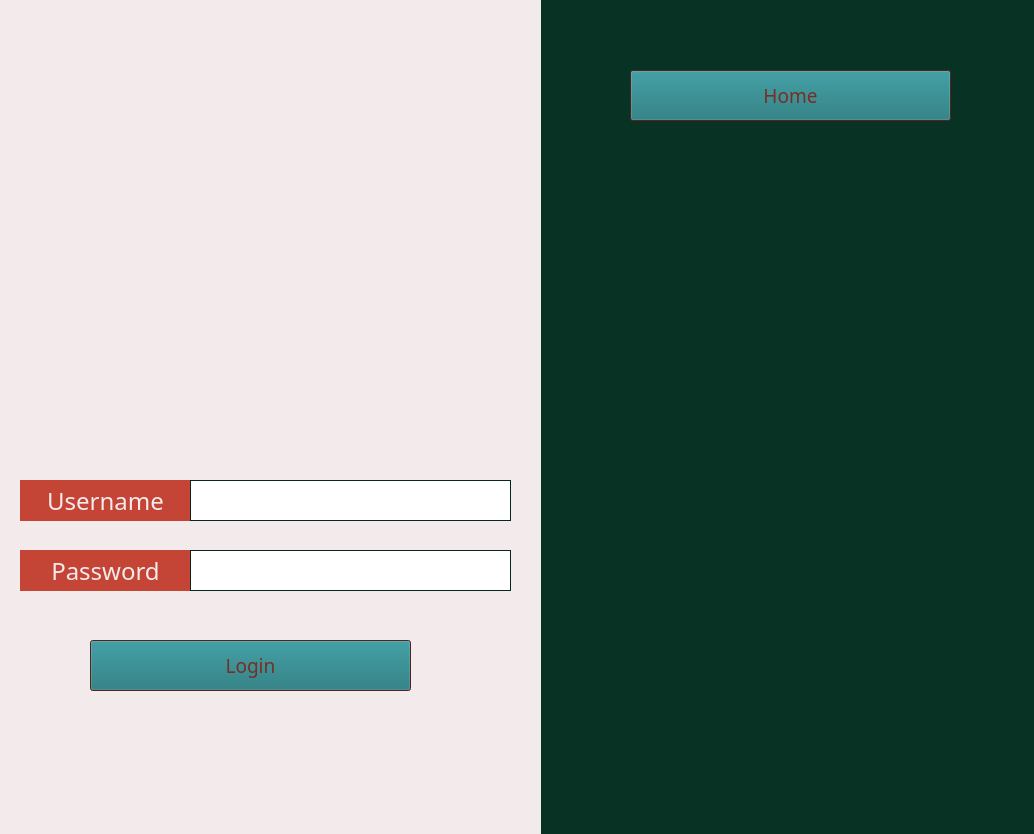
<?xml version="1.0" encoding="UTF-8"?>
<ui version="4.0">
 <class>Form</class>
 <widget class="QWidget" name="Form">
  <property name="geometry">
   <rect>
    <x>0</x>
    <y>0</y>
    <width>1034</width>
    <height>834</height>
   </rect>
  </property>
  <property name="palette">
   <palette>
    <active>
     <colorrole role="Base">
      <brush brushstyle="SolidPattern">
       <color alpha="255">
        <red>255</red>
        <green>255</green>
        <blue>255</blue>
       </color>
      </brush>
     </colorrole>
     <colorrole role="Window">
      <brush brushstyle="SolidPattern">
       <color alpha="255">
        <red>8</red>
        <green>50</green>
        <blue>36</blue>
       </color>
      </brush>
     </colorrole>
    </active>
    <inactive>
     <colorrole role="Base">
      <brush brushstyle="SolidPattern">
       <color alpha="255">
        <red>255</red>
        <green>255</green>
        <blue>255</blue>
       </color>
      </brush>
     </colorrole>
     <colorrole role="Window">
      <brush brushstyle="SolidPattern">
       <color alpha="255">
        <red>8</red>
        <green>50</green>
        <blue>36</blue>
       </color>
      </brush>
     </colorrole>
    </inactive>
    <disabled>
     <colorrole role="Base">
      <brush brushstyle="SolidPattern">
       <color alpha="255">
        <red>8</red>
        <green>50</green>
        <blue>36</blue>
       </color>
      </brush>
     </colorrole>
     <colorrole role="Window">
      <brush brushstyle="SolidPattern">
       <color alpha="255">
        <red>8</red>
        <green>50</green>
        <blue>36</blue>
       </color>
      </brush>
     </colorrole>
    </disabled>
   </palette>
  </property>
  <property name="windowTitle">
   <string>Form</string>
  </property>
  <widget class="QLabel" name="menu2lab">
   <property name="geometry">
    <rect>
     <x>0</x>
     <y>0</y>
     <width>541</width>
     <height>851</height>
    </rect>
   </property>
   <property name="palette">
    <palette>
     <active>
      <colorrole role="WindowText">
       <brush brushstyle="SolidPattern">
        <color alpha="255">
         <red>243</red>
         <green>235</green>
         <blue>235</blue>
        </color>
       </brush>
      </colorrole>
      <colorrole role="Base">
       <brush brushstyle="SolidPattern">
        <color alpha="255">
         <red>255</red>
         <green>255</green>
         <blue>255</blue>
        </color>
       </brush>
      </colorrole>
      <colorrole role="Window">
       <brush brushstyle="SolidPattern">
        <color alpha="255">
         <red>243</red>
         <green>235</green>
         <blue>235</blue>
        </color>
       </brush>
      </colorrole>
     </active>
     <inactive>
      <colorrole role="WindowText">
       <brush brushstyle="SolidPattern">
        <color alpha="255">
         <red>243</red>
         <green>235</green>
         <blue>235</blue>
        </color>
       </brush>
      </colorrole>
      <colorrole role="Base">
       <brush brushstyle="SolidPattern">
        <color alpha="255">
         <red>255</red>
         <green>255</green>
         <blue>255</blue>
        </color>
       </brush>
      </colorrole>
      <colorrole role="Window">
       <brush brushstyle="SolidPattern">
        <color alpha="255">
         <red>243</red>
         <green>235</green>
         <blue>235</blue>
        </color>
       </brush>
      </colorrole>
     </inactive>
     <disabled>
      <colorrole role="WindowText">
       <brush brushstyle="SolidPattern">
        <color alpha="255">
         <red>120</red>
         <green>120</green>
         <blue>120</blue>
        </color>
       </brush>
      </colorrole>
      <colorrole role="Base">
       <brush brushstyle="SolidPattern">
        <color alpha="255">
         <red>243</red>
         <green>235</green>
         <blue>235</blue>
        </color>
       </brush>
      </colorrole>
      <colorrole role="Window">
       <brush brushstyle="SolidPattern">
        <color alpha="255">
         <red>243</red>
         <green>235</green>
         <blue>235</blue>
        </color>
       </brush>
      </colorrole>
     </disabled>
    </palette>
   </property>
   <property name="font">
    <font>
     <family>Sylfaen</family>
     <pointsize>18</pointsize>
    </font>
   </property>
   <property name="autoFillBackground">
    <bool>true</bool>
   </property>
   <property name="text">
    <string/>
   </property>
   <property name="alignment">
    <set>Qt::AlignCenter</set>
   </property>
  </widget>
  <widget class="QLabel" name="sidepic">
   <property name="geometry">
    <rect>
     <x>610</x>
     <y>250</y>
     <width>351</width>
     <height>361</height>
    </rect>
   </property>
   <property name="text">
    <string/>
   </property>
   <property name="pixmap">
    <pixmap>Media/image (1).png</pixmap>
   </property>
   <property name="scaledContents">
    <bool>true</bool>
   </property>
  </widget>
  <widget class="QLabel" name="userpic">
   <property name="geometry">
    <rect>
     <x>90</x>
     <y>70</y>
     <width>351</width>
     <height>361</height>
    </rect>
   </property>
   <property name="text">
    <string/>
   </property>
   <property name="pixmap">
    <pixmap>Media/Tech Life - User.png</pixmap>
   </property>
   <property name="scaledContents">
    <bool>true</bool>
   </property>
  </widget>
  <widget class="QPushButton" name="enter_button">
   <property name="geometry">
    <rect>
     <x>90</x>
     <y>640</y>
     <width>321</width>
     <height>51</height>
    </rect>
   </property>
   <property name="palette">
    <palette>
     <active>
      <colorrole role="WindowText">
       <brush brushstyle="SolidPattern">
        <color alpha="255">
         <red>25</red>
         <green>114</green>
         <blue>120</blue>
        </color>
       </brush>
      </colorrole>
      <colorrole role="Button">
       <brush brushstyle="SolidPattern">
        <color alpha="255">
         <red>25</red>
         <green>114</green>
         <blue>120</blue>
        </color>
       </brush>
      </colorrole>
      <colorrole role="Light">
       <brush brushstyle="SolidPattern">
        <color alpha="255">
         <red>196</red>
         <green>69</green>
         <blue>54</blue>
        </color>
       </brush>
      </colorrole>
      <colorrole role="Midlight">
       <brush brushstyle="SolidPattern">
        <color alpha="255">
         <red>196</red>
         <green>69</green>
         <blue>54</blue>
        </color>
       </brush>
      </colorrole>
      <colorrole role="BrightText">
       <brush brushstyle="SolidPattern">
        <color alpha="255">
         <red>196</red>
         <green>69</green>
         <blue>54</blue>
        </color>
       </brush>
      </colorrole>
      <colorrole role="ButtonText">
       <brush brushstyle="SolidPattern">
        <color alpha="255">
         <red>119</red>
         <green>46</green>
         <blue>37</blue>
        </color>
       </brush>
      </colorrole>
      <colorrole role="Base">
       <brush brushstyle="SolidPattern">
        <color alpha="255">
         <red>196</red>
         <green>69</green>
         <blue>54</blue>
        </color>
       </brush>
      </colorrole>
      <colorrole role="Window">
       <brush brushstyle="SolidPattern">
        <color alpha="255">
         <red>119</red>
         <green>46</green>
         <blue>37</blue>
        </color>
       </brush>
      </colorrole>
      <colorrole role="AlternateBase">
       <brush brushstyle="SolidPattern">
        <color alpha="255">
         <red>196</red>
         <green>69</green>
         <blue>54</blue>
        </color>
       </brush>
      </colorrole>
      <colorrole role="ToolTipBase">
       <brush brushstyle="SolidPattern">
        <color alpha="255">
         <red>196</red>
         <green>69</green>
         <blue>54</blue>
        </color>
       </brush>
      </colorrole>
     </active>
     <inactive>
      <colorrole role="WindowText">
       <brush brushstyle="SolidPattern">
        <color alpha="255">
         <red>25</red>
         <green>114</green>
         <blue>120</blue>
        </color>
       </brush>
      </colorrole>
      <colorrole role="Button">
       <brush brushstyle="SolidPattern">
        <color alpha="255">
         <red>25</red>
         <green>114</green>
         <blue>120</blue>
        </color>
       </brush>
      </colorrole>
      <colorrole role="Light">
       <brush brushstyle="SolidPattern">
        <color alpha="255">
         <red>196</red>
         <green>69</green>
         <blue>54</blue>
        </color>
       </brush>
      </colorrole>
      <colorrole role="Midlight">
       <brush brushstyle="SolidPattern">
        <color alpha="255">
         <red>196</red>
         <green>69</green>
         <blue>54</blue>
        </color>
       </brush>
      </colorrole>
      <colorrole role="BrightText">
       <brush brushstyle="SolidPattern">
        <color alpha="255">
         <red>196</red>
         <green>69</green>
         <blue>54</blue>
        </color>
       </brush>
      </colorrole>
      <colorrole role="ButtonText">
       <brush brushstyle="SolidPattern">
        <color alpha="255">
         <red>119</red>
         <green>46</green>
         <blue>37</blue>
        </color>
       </brush>
      </colorrole>
      <colorrole role="Base">
       <brush brushstyle="SolidPattern">
        <color alpha="255">
         <red>196</red>
         <green>69</green>
         <blue>54</blue>
        </color>
       </brush>
      </colorrole>
      <colorrole role="Window">
       <brush brushstyle="SolidPattern">
        <color alpha="255">
         <red>119</red>
         <green>46</green>
         <blue>37</blue>
        </color>
       </brush>
      </colorrole>
      <colorrole role="AlternateBase">
       <brush brushstyle="SolidPattern">
        <color alpha="255">
         <red>196</red>
         <green>69</green>
         <blue>54</blue>
        </color>
       </brush>
      </colorrole>
      <colorrole role="ToolTipBase">
       <brush brushstyle="SolidPattern">
        <color alpha="255">
         <red>196</red>
         <green>69</green>
         <blue>54</blue>
        </color>
       </brush>
      </colorrole>
     </inactive>
     <disabled>
      <colorrole role="WindowText">
       <brush brushstyle="SolidPattern">
        <color alpha="255">
         <red>170</red>
         <green>0</green>
         <blue>0</blue>
        </color>
       </brush>
      </colorrole>
      <colorrole role="Button">
       <brush brushstyle="SolidPattern">
        <color alpha="255">
         <red>25</red>
         <green>114</green>
         <blue>120</blue>
        </color>
       </brush>
      </colorrole>
      <colorrole role="Light">
       <brush brushstyle="SolidPattern">
        <color alpha="255">
         <red>196</red>
         <green>69</green>
         <blue>54</blue>
        </color>
       </brush>
      </colorrole>
      <colorrole role="Midlight">
       <brush brushstyle="SolidPattern">
        <color alpha="255">
         <red>196</red>
         <green>69</green>
         <blue>54</blue>
        </color>
       </brush>
      </colorrole>
      <colorrole role="BrightText">
       <brush brushstyle="SolidPattern">
        <color alpha="255">
         <red>196</red>
         <green>69</green>
         <blue>54</blue>
        </color>
       </brush>
      </colorrole>
      <colorrole role="ButtonText">
       <brush brushstyle="SolidPattern">
        <color alpha="255">
         <red>120</red>
         <green>120</green>
         <blue>120</blue>
        </color>
       </brush>
      </colorrole>
      <colorrole role="Base">
       <brush brushstyle="SolidPattern">
        <color alpha="255">
         <red>119</red>
         <green>46</green>
         <blue>37</blue>
        </color>
       </brush>
      </colorrole>
      <colorrole role="Window">
       <brush brushstyle="SolidPattern">
        <color alpha="255">
         <red>119</red>
         <green>46</green>
         <blue>37</blue>
        </color>
       </brush>
      </colorrole>
      <colorrole role="AlternateBase">
       <brush brushstyle="SolidPattern">
        <color alpha="255">
         <red>196</red>
         <green>69</green>
         <blue>54</blue>
        </color>
       </brush>
      </colorrole>
      <colorrole role="ToolTipBase">
       <brush brushstyle="SolidPattern">
        <color alpha="255">
         <red>196</red>
         <green>69</green>
         <blue>54</blue>
        </color>
       </brush>
      </colorrole>
     </disabled>
    </palette>
   </property>
   <property name="font">
    <font>
     <family>Sylfaen</family>
     <pointsize>14</pointsize>
    </font>
   </property>
   <property name="text">
    <string>Login</string>
   </property>
  </widget>
  <widget class="QLabel" name="username">
   <property name="geometry">
    <rect>
     <x>20</x>
     <y>480</y>
     <width>171</width>
     <height>41</height>
    </rect>
   </property>
   <property name="palette">
    <palette>
     <active>
      <colorrole role="WindowText">
       <brush brushstyle="SolidPattern">
        <color alpha="255">
         <red>243</red>
         <green>235</green>
         <blue>235</blue>
        </color>
       </brush>
      </colorrole>
      <colorrole role="Base">
       <brush brushstyle="SolidPattern">
        <color alpha="255">
         <red>255</red>
         <green>255</green>
         <blue>255</blue>
        </color>
       </brush>
      </colorrole>
      <colorrole role="Window">
       <brush brushstyle="SolidPattern">
        <color alpha="255">
         <red>196</red>
         <green>69</green>
         <blue>54</blue>
        </color>
       </brush>
      </colorrole>
     </active>
     <inactive>
      <colorrole role="WindowText">
       <brush brushstyle="SolidPattern">
        <color alpha="255">
         <red>243</red>
         <green>235</green>
         <blue>235</blue>
        </color>
       </brush>
      </colorrole>
      <colorrole role="Base">
       <brush brushstyle="SolidPattern">
        <color alpha="255">
         <red>255</red>
         <green>255</green>
         <blue>255</blue>
        </color>
       </brush>
      </colorrole>
      <colorrole role="Window">
       <brush brushstyle="SolidPattern">
        <color alpha="255">
         <red>196</red>
         <green>69</green>
         <blue>54</blue>
        </color>
       </brush>
      </colorrole>
     </inactive>
     <disabled>
      <colorrole role="WindowText">
       <brush brushstyle="SolidPattern">
        <color alpha="255">
         <red>120</red>
         <green>120</green>
         <blue>120</blue>
        </color>
       </brush>
      </colorrole>
      <colorrole role="Base">
       <brush brushstyle="SolidPattern">
        <color alpha="255">
         <red>196</red>
         <green>69</green>
         <blue>54</blue>
        </color>
       </brush>
      </colorrole>
      <colorrole role="Window">
       <brush brushstyle="SolidPattern">
        <color alpha="255">
         <red>196</red>
         <green>69</green>
         <blue>54</blue>
        </color>
       </brush>
      </colorrole>
     </disabled>
    </palette>
   </property>
   <property name="font">
    <font>
     <family>Sylfaen</family>
     <pointsize>18</pointsize>
    </font>
   </property>
   <property name="autoFillBackground">
    <bool>true</bool>
   </property>
   <property name="text">
    <string>Username</string>
   </property>
   <property name="alignment">
    <set>Qt::AlignCenter</set>
   </property>
  </widget>
  <widget class="QLabel" name="password">
   <property name="geometry">
    <rect>
     <x>20</x>
     <y>550</y>
     <width>171</width>
     <height>41</height>
    </rect>
   </property>
   <property name="palette">
    <palette>
     <active>
      <colorrole role="WindowText">
       <brush brushstyle="SolidPattern">
        <color alpha="255">
         <red>243</red>
         <green>235</green>
         <blue>235</blue>
        </color>
       </brush>
      </colorrole>
      <colorrole role="Base">
       <brush brushstyle="SolidPattern">
        <color alpha="255">
         <red>255</red>
         <green>255</green>
         <blue>255</blue>
        </color>
       </brush>
      </colorrole>
      <colorrole role="Window">
       <brush brushstyle="SolidPattern">
        <color alpha="255">
         <red>196</red>
         <green>69</green>
         <blue>54</blue>
        </color>
       </brush>
      </colorrole>
     </active>
     <inactive>
      <colorrole role="WindowText">
       <brush brushstyle="SolidPattern">
        <color alpha="255">
         <red>243</red>
         <green>235</green>
         <blue>235</blue>
        </color>
       </brush>
      </colorrole>
      <colorrole role="Base">
       <brush brushstyle="SolidPattern">
        <color alpha="255">
         <red>255</red>
         <green>255</green>
         <blue>255</blue>
        </color>
       </brush>
      </colorrole>
      <colorrole role="Window">
       <brush brushstyle="SolidPattern">
        <color alpha="255">
         <red>196</red>
         <green>69</green>
         <blue>54</blue>
        </color>
       </brush>
      </colorrole>
     </inactive>
     <disabled>
      <colorrole role="WindowText">
       <brush brushstyle="SolidPattern">
        <color alpha="255">
         <red>120</red>
         <green>120</green>
         <blue>120</blue>
        </color>
       </brush>
      </colorrole>
      <colorrole role="Base">
       <brush brushstyle="SolidPattern">
        <color alpha="255">
         <red>196</red>
         <green>69</green>
         <blue>54</blue>
        </color>
       </brush>
      </colorrole>
      <colorrole role="Window">
       <brush brushstyle="SolidPattern">
        <color alpha="255">
         <red>196</red>
         <green>69</green>
         <blue>54</blue>
        </color>
       </brush>
      </colorrole>
     </disabled>
    </palette>
   </property>
   <property name="font">
    <font>
     <family>Sylfaen</family>
     <pointsize>18</pointsize>
    </font>
   </property>
   <property name="autoFillBackground">
    <bool>true</bool>
   </property>
   <property name="text">
    <string>Password</string>
   </property>
   <property name="alignment">
    <set>Qt::AlignCenter</set>
   </property>
  </widget>
  <widget class="QTextEdit" name="user_input">
   <property name="geometry">
    <rect>
     <x>190</x>
     <y>480</y>
     <width>321</width>
     <height>41</height>
    </rect>
   </property>
   <property name="font">
    <font>
     <family>Sylfaen</family>
     <pointsize>14</pointsize>
    </font>
   </property>
   <property name="html">
    <string>&lt;!DOCTYPE HTML PUBLIC &quot;-//W3C//DTD HTML 4.0//EN&quot; &quot;http://www.w3.org/TR/REC-html40/strict.dtd&quot;&gt;
&lt;html&gt;&lt;head&gt;&lt;meta name=&quot;qrichtext&quot; content=&quot;1&quot; /&gt;&lt;style type=&quot;text/css&quot;&gt;
p, li { white-space: pre-wrap; }
&lt;/style&gt;&lt;/head&gt;&lt;body style=&quot; font-family:'Sylfaen'; font-size:14pt; font-weight:400; font-style:normal;&quot;&gt;
&lt;p style=&quot;-qt-paragraph-type:empty; margin-top:0px; margin-bottom:0px; margin-left:0px; margin-right:0px; -qt-block-indent:0; text-indent:0px;&quot;&gt;&lt;br /&gt;&lt;/p&gt;&lt;/body&gt;&lt;/html&gt;</string>
   </property>
  </widget>
  <widget class="QTextEdit" name="pass_input">
   <property name="geometry">
    <rect>
     <x>190</x>
     <y>550</y>
     <width>321</width>
     <height>41</height>
    </rect>
   </property>
   <property name="font">
    <font>
     <family>Sylfaen</family>
     <pointsize>14</pointsize>
    </font>
   </property>
   <property name="html">
    <string>&lt;!DOCTYPE HTML PUBLIC &quot;-//W3C//DTD HTML 4.0//EN&quot; &quot;http://www.w3.org/TR/REC-html40/strict.dtd&quot;&gt;
&lt;html&gt;&lt;head&gt;&lt;meta name=&quot;qrichtext&quot; content=&quot;1&quot; /&gt;&lt;style type=&quot;text/css&quot;&gt;
p, li { white-space: pre-wrap; }
&lt;/style&gt;&lt;/head&gt;&lt;body style=&quot; font-family:'Sylfaen'; font-size:14pt; font-weight:400; font-style:normal;&quot;&gt;
&lt;p style=&quot;-qt-paragraph-type:empty; margin-top:0px; margin-bottom:0px; margin-left:0px; margin-right:0px; -qt-block-indent:0; text-indent:0px;&quot;&gt;&lt;br /&gt;&lt;/p&gt;&lt;/body&gt;&lt;/html&gt;</string>
   </property>
  </widget>
  <widget class="QPushButton" name="to_menu1">
   <property name="geometry">
    <rect>
     <x>630</x>
     <y>70</y>
     <width>321</width>
     <height>51</height>
    </rect>
   </property>
   <property name="palette">
    <palette>
     <active>
      <colorrole role="WindowText">
       <brush brushstyle="SolidPattern">
        <color alpha="255">
         <red>25</red>
         <green>114</green>
         <blue>120</blue>
        </color>
       </brush>
      </colorrole>
      <colorrole role="Button">
       <brush brushstyle="SolidPattern">
        <color alpha="255">
         <red>25</red>
         <green>114</green>
         <blue>120</blue>
        </color>
       </brush>
      </colorrole>
      <colorrole role="Light">
       <brush brushstyle="SolidPattern">
        <color alpha="255">
         <red>196</red>
         <green>69</green>
         <blue>54</blue>
        </color>
       </brush>
      </colorrole>
      <colorrole role="Midlight">
       <brush brushstyle="SolidPattern">
        <color alpha="255">
         <red>196</red>
         <green>69</green>
         <blue>54</blue>
        </color>
       </brush>
      </colorrole>
      <colorrole role="BrightText">
       <brush brushstyle="SolidPattern">
        <color alpha="255">
         <red>196</red>
         <green>69</green>
         <blue>54</blue>
        </color>
       </brush>
      </colorrole>
      <colorrole role="ButtonText">
       <brush brushstyle="SolidPattern">
        <color alpha="255">
         <red>119</red>
         <green>46</green>
         <blue>37</blue>
        </color>
       </brush>
      </colorrole>
      <colorrole role="Base">
       <brush brushstyle="SolidPattern">
        <color alpha="255">
         <red>196</red>
         <green>69</green>
         <blue>54</blue>
        </color>
       </brush>
      </colorrole>
      <colorrole role="Window">
       <brush brushstyle="SolidPattern">
        <color alpha="255">
         <red>119</red>
         <green>46</green>
         <blue>37</blue>
        </color>
       </brush>
      </colorrole>
      <colorrole role="AlternateBase">
       <brush brushstyle="SolidPattern">
        <color alpha="255">
         <red>196</red>
         <green>69</green>
         <blue>54</blue>
        </color>
       </brush>
      </colorrole>
      <colorrole role="ToolTipBase">
       <brush brushstyle="SolidPattern">
        <color alpha="255">
         <red>196</red>
         <green>69</green>
         <blue>54</blue>
        </color>
       </brush>
      </colorrole>
     </active>
     <inactive>
      <colorrole role="WindowText">
       <brush brushstyle="SolidPattern">
        <color alpha="255">
         <red>25</red>
         <green>114</green>
         <blue>120</blue>
        </color>
       </brush>
      </colorrole>
      <colorrole role="Button">
       <brush brushstyle="SolidPattern">
        <color alpha="255">
         <red>25</red>
         <green>114</green>
         <blue>120</blue>
        </color>
       </brush>
      </colorrole>
      <colorrole role="Light">
       <brush brushstyle="SolidPattern">
        <color alpha="255">
         <red>196</red>
         <green>69</green>
         <blue>54</blue>
        </color>
       </brush>
      </colorrole>
      <colorrole role="Midlight">
       <brush brushstyle="SolidPattern">
        <color alpha="255">
         <red>196</red>
         <green>69</green>
         <blue>54</blue>
        </color>
       </brush>
      </colorrole>
      <colorrole role="BrightText">
       <brush brushstyle="SolidPattern">
        <color alpha="255">
         <red>196</red>
         <green>69</green>
         <blue>54</blue>
        </color>
       </brush>
      </colorrole>
      <colorrole role="ButtonText">
       <brush brushstyle="SolidPattern">
        <color alpha="255">
         <red>119</red>
         <green>46</green>
         <blue>37</blue>
        </color>
       </brush>
      </colorrole>
      <colorrole role="Base">
       <brush brushstyle="SolidPattern">
        <color alpha="255">
         <red>196</red>
         <green>69</green>
         <blue>54</blue>
        </color>
       </brush>
      </colorrole>
      <colorrole role="Window">
       <brush brushstyle="SolidPattern">
        <color alpha="255">
         <red>119</red>
         <green>46</green>
         <blue>37</blue>
        </color>
       </brush>
      </colorrole>
      <colorrole role="AlternateBase">
       <brush brushstyle="SolidPattern">
        <color alpha="255">
         <red>196</red>
         <green>69</green>
         <blue>54</blue>
        </color>
       </brush>
      </colorrole>
      <colorrole role="ToolTipBase">
       <brush brushstyle="SolidPattern">
        <color alpha="255">
         <red>196</red>
         <green>69</green>
         <blue>54</blue>
        </color>
       </brush>
      </colorrole>
     </inactive>
     <disabled>
      <colorrole role="WindowText">
       <brush brushstyle="SolidPattern">
        <color alpha="255">
         <red>170</red>
         <green>0</green>
         <blue>0</blue>
        </color>
       </brush>
      </colorrole>
      <colorrole role="Button">
       <brush brushstyle="SolidPattern">
        <color alpha="255">
         <red>25</red>
         <green>114</green>
         <blue>120</blue>
        </color>
       </brush>
      </colorrole>
      <colorrole role="Light">
       <brush brushstyle="SolidPattern">
        <color alpha="255">
         <red>196</red>
         <green>69</green>
         <blue>54</blue>
        </color>
       </brush>
      </colorrole>
      <colorrole role="Midlight">
       <brush brushstyle="SolidPattern">
        <color alpha="255">
         <red>196</red>
         <green>69</green>
         <blue>54</blue>
        </color>
       </brush>
      </colorrole>
      <colorrole role="BrightText">
       <brush brushstyle="SolidPattern">
        <color alpha="255">
         <red>196</red>
         <green>69</green>
         <blue>54</blue>
        </color>
       </brush>
      </colorrole>
      <colorrole role="ButtonText">
       <brush brushstyle="SolidPattern">
        <color alpha="255">
         <red>120</red>
         <green>120</green>
         <blue>120</blue>
        </color>
       </brush>
      </colorrole>
      <colorrole role="Base">
       <brush brushstyle="SolidPattern">
        <color alpha="255">
         <red>119</red>
         <green>46</green>
         <blue>37</blue>
        </color>
       </brush>
      </colorrole>
      <colorrole role="Window">
       <brush brushstyle="SolidPattern">
        <color alpha="255">
         <red>119</red>
         <green>46</green>
         <blue>37</blue>
        </color>
       </brush>
      </colorrole>
      <colorrole role="AlternateBase">
       <brush brushstyle="SolidPattern">
        <color alpha="255">
         <red>196</red>
         <green>69</green>
         <blue>54</blue>
        </color>
       </brush>
      </colorrole>
      <colorrole role="ToolTipBase">
       <brush brushstyle="SolidPattern">
        <color alpha="255">
         <red>196</red>
         <green>69</green>
         <blue>54</blue>
        </color>
       </brush>
      </colorrole>
     </disabled>
    </palette>
   </property>
   <property name="font">
    <font>
     <family>Sylfaen</family>
     <pointsize>14</pointsize>
    </font>
   </property>
   <property name="text">
    <string>Home</string>
   </property>
  </widget>
 </widget>
 <resources/>
 <connections/>
</ui>
